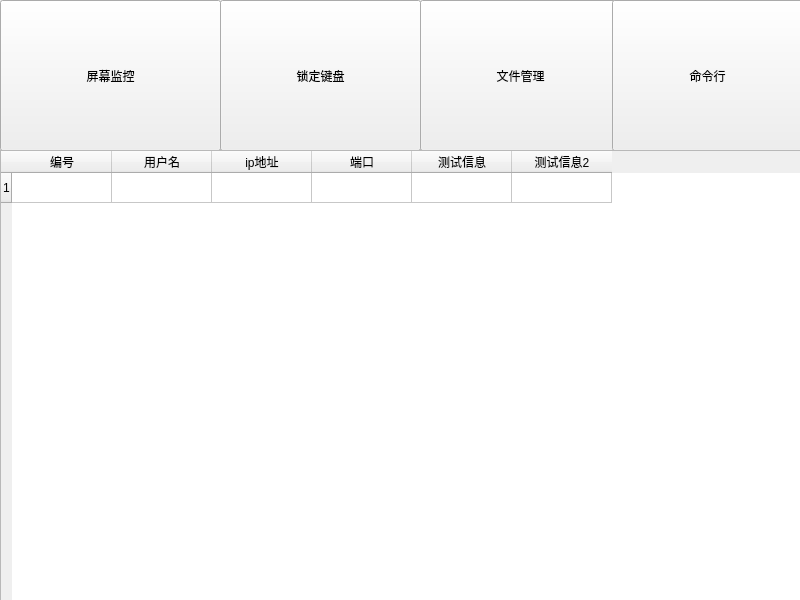
<?xml version="1.0" encoding="UTF-8"?>
<ui version="4.0">
 <class>MainWindow</class>
 <widget class="QMainWindow" name="MainWindow">
  <property name="geometry">
   <rect>
    <x>0</x>
    <y>0</y>
    <width>800</width>
    <height>600</height>
   </rect>
  </property>
  <property name="contextMenuPolicy">
   <enum>Qt::CustomContextMenu</enum>
  </property>
  <property name="windowTitle">
   <string>火萤client</string>
  </property>
  <property name="windowIcon">
   <iconset>
    <normaloff>title.ico</normaloff>title.ico</iconset>
  </property>
  <widget class="QWidget" name="centralWidget">
   <widget class="QPushButton" name="pushButton">
    <property name="geometry">
     <rect>
      <x>0</x>
      <y>0</y>
      <width>221</width>
      <height>151</height>
     </rect>
    </property>
    <property name="text">
     <string>屏幕监控</string>
    </property>
    <property name="icon">
     <iconset>
      <normaloff>2018-06-30_170734.png</normaloff>2018-06-30_170734.png</iconset>
    </property>
    <property name="iconSize">
     <size>
      <width>70</width>
      <height>70</height>
     </size>
    </property>
   </widget>
   <widget class="QPushButton" name="pushButton_2">
    <property name="geometry">
     <rect>
      <x>220</x>
      <y>0</y>
      <width>201</width>
      <height>151</height>
     </rect>
    </property>
    <property name="text">
     <string>锁定键盘</string>
    </property>
    <property name="icon">
     <iconset>
      <normaloff>2018-06-30_171056.png</normaloff>2018-06-30_171056.png</iconset>
    </property>
    <property name="iconSize">
     <size>
      <width>90</width>
      <height>90</height>
     </size>
    </property>
   </widget>
   <widget class="QPushButton" name="pushButton_3">
    <property name="geometry">
     <rect>
      <x>420</x>
      <y>0</y>
      <width>201</width>
      <height>151</height>
     </rect>
    </property>
    <property name="text">
     <string>文件管理</string>
    </property>
    <property name="icon">
     <iconset>
      <normaloff>2018-06-30_171030.png</normaloff>2018-06-30_171030.png</iconset>
    </property>
    <property name="iconSize">
     <size>
      <width>80</width>
      <height>80</height>
     </size>
    </property>
   </widget>
   <widget class="QPushButton" name="pushButton_4">
    <property name="geometry">
     <rect>
      <x>612</x>
      <y>0</y>
      <width>191</width>
      <height>151</height>
     </rect>
    </property>
    <property name="text">
     <string>命令行</string>
    </property>
    <property name="icon">
     <iconset>
      <normaloff>2018-06-30_171320.png</normaloff>2018-06-30_171320.png</iconset>
    </property>
    <property name="iconSize">
     <size>
      <width>70</width>
      <height>70</height>
     </size>
    </property>
   </widget>
   <widget class="QTableWidget" name="tableWidget">
    <property name="geometry">
     <rect>
      <x>0</x>
      <y>150</y>
      <width>801</width>
      <height>451</height>
     </rect>
    </property>
    <row>
     <property name="text">
      <string>1</string>
     </property>
    </row>
    <column>
     <property name="text">
      <string>编号</string>
     </property>
    </column>
    <column>
     <property name="text">
      <string>用户名</string>
     </property>
    </column>
    <column>
     <property name="text">
      <string>ip地址</string>
     </property>
    </column>
    <column>
     <property name="text">
      <string>端口</string>
     </property>
    </column>
    <column>
     <property name="text">
      <string>测试信息</string>
     </property>
    </column>
    <column>
     <property name="text">
      <string>测试信息2</string>
     </property>
    </column>
    <item row="0" column="0">
     <property name="text">
      <string/>
     </property>
     <property name="flags">
      <set>ItemIsEnabled</set>
     </property>
    </item>
    <item row="0" column="1">
     <property name="text">
      <string/>
     </property>
     <property name="flags">
      <set>ItemIsEnabled</set>
     </property>
    </item>
    <item row="0" column="2">
     <property name="text">
      <string/>
     </property>
     <property name="flags">
      <set>ItemIsEnabled</set>
     </property>
    </item>
    <item row="0" column="3">
     <property name="text">
      <string/>
     </property>
     <property name="flags">
      <set>ItemIsEnabled</set>
     </property>
    </item>
    <item row="0" column="4">
     <property name="text">
      <string/>
     </property>
     <property name="flags">
      <set>ItemIsEnabled</set>
     </property>
    </item>
    <item row="0" column="5">
     <property name="text">
      <string/>
     </property>
     <property name="flags">
      <set>ItemIsEnabled</set>
     </property>
    </item>
   </widget>
  </widget>
 </widget>
 <resources/>
 <connections>
  <connection>
   <sender>tableWidget</sender>
   <signal>customContextMenuRequested(QPoint)</signal>
   <receiver>tableWidget</receiver>
   <slot>clearContents()</slot>
   <hints>
    <hint type="sourcelabel">
     <x>517</x>
     <y>319</y>
    </hint>
    <hint type="destinationlabel">
     <x>517</x>
     <y>319</y>
    </hint>
   </hints>
  </connection>
 </connections>
</ui>
